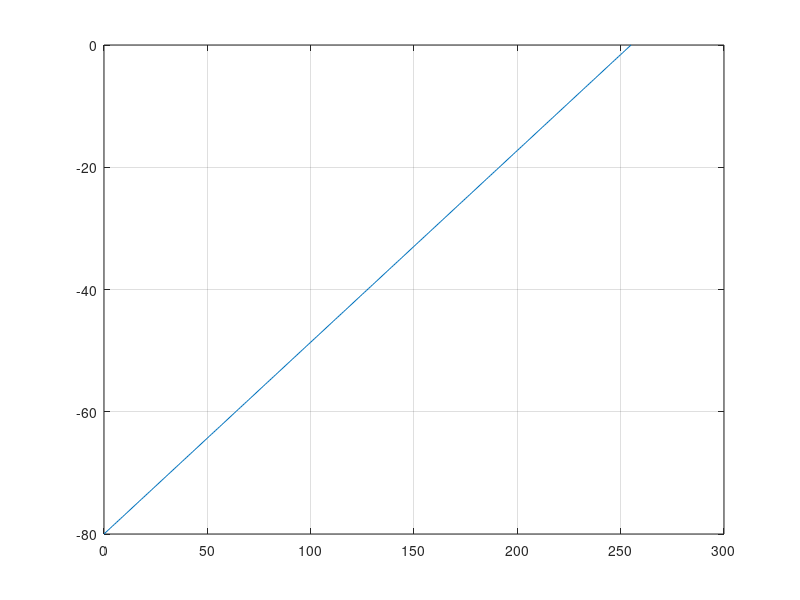
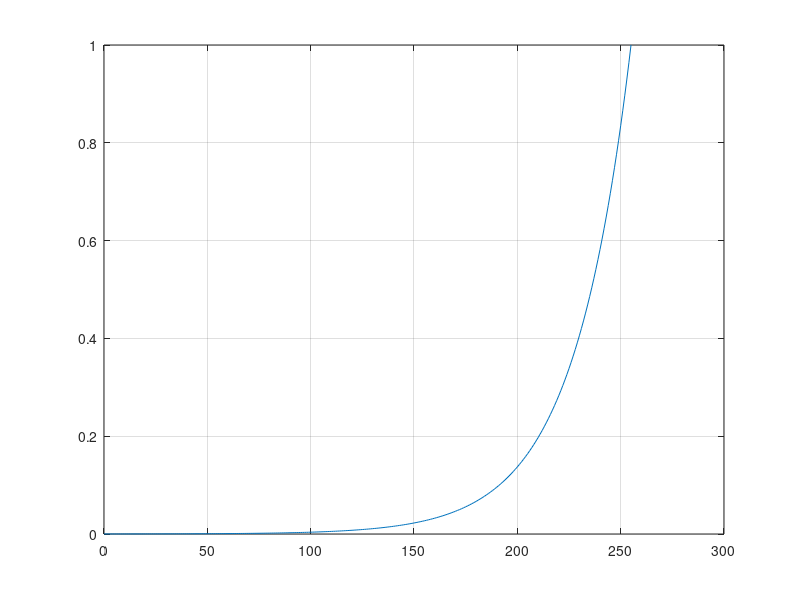

Write the MATLAB code that produced these figures, in order.
close all;
clear all;
clc;

format compact;
format long eng;

%% Min = 0x0000, Max = 0x7FFF, Res = 0x0001

% x = [0:5 10:5:90 95:100];
% y = [0 39 78 118 158 199 409 632 868 1119 1387 1675 1987 2325 2696 3106 3564 4083 4682 5391 6259 7377 8952 11640 12505 13617 15180 17836 32767];
% 
% figure; plot(x, y); grid on;
% figure; plot(x, 20*log(y/(2^15-1))); grid on;

%% Min = 0x0000, Max = 0x00FF, Res = 0x0001

% x = [0:5 10:5:90 95:100];
% y = [0 2 4 7 9 12 24 37 49 62 74 87 100 112 125 138 150 163 176 189 202 215 228 241 244 247 249 252 255];
% 
% figure; plot(x, y); grid on;
% figure; plot(x, 20*log(y/(2^8-1))); grid on;

%% 

x = 0:255;
y = linspace(-80, 0, length(x));

figure; plot(x, y); grid on;
y    = 10.^(y./20);
y(1) = 0;
figure; plot(x, y); grid on;

y = [x; round(y.*(2^16-1))];

File = fopen('Volume.mif', 'w');
 fprintf(File, '-- Auto-generated from Volume.m\n');
 fprintf(File, '\n');
 fprintf(File, 'WIDTH=16;\n');
 fprintf(File, 'DEPTH=256;\n');
 fprintf(File, 'ADDRESS_RADIX=HEX;\n');
 fprintf(File, 'DATA_RADIX=HEX;\n');
 fprintf(File, '\n');
 fprintf(File, 'CONTENT BEGIN\n');
 fprintf(File, ' %02X : %04X;\n', y);
 fprintf(File, 'END;\n');
fclose(File);
